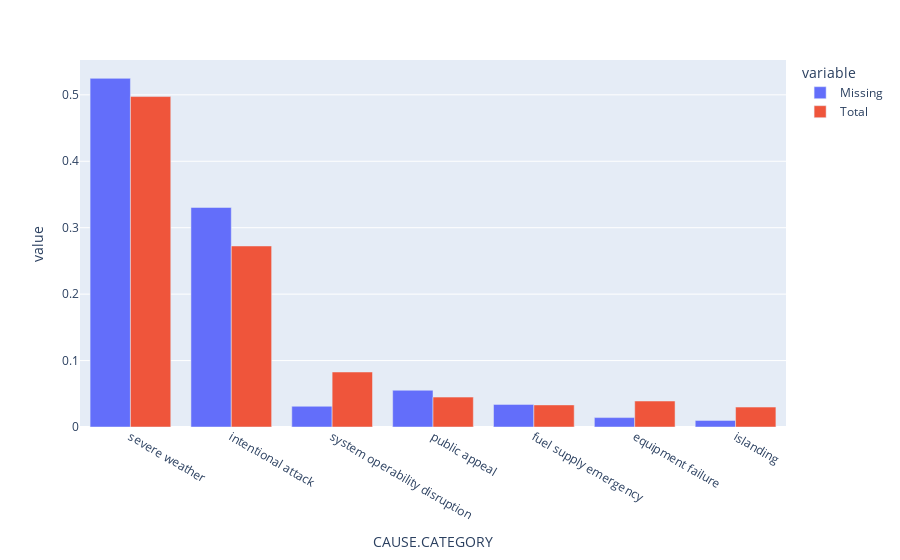

The notebook cell this image was saved under:
### Markdown cell above
I'll set up our first Hypothesis Test as such:

- $H_0$: The missingness of Demand Loss is independent of Cause Category
- $H_a$: The missingness of Demand Loss is depenedent on Cause Category

### Code cell
assess_missingness_on_cause("DEMAND.LOSS.MW")

### Figure 1 — Plotly figure (JSON) as saved in the notebook; plotly's stock layout.template omitted (floating-point values rounded to 4 significant figures)
{"data": [{"alignmentgroup": "True", "hovertemplate": "variable=Missing<br>CAUSE.CATEGORY=%{x}<br>value=%{y}<extra></extra>", "legendgroup": "Missing", "marker": {"color": "#636efa", "pattern": {"shape": ""}}, "name": "Missing", "offsetgroup": "Missing", "orientation": "v", "showlegend": true, "textposition": "auto", "type": "bar", "x": ["equipment failure", "fuel supply emergency", "intentional attack", "islanding", "public appeal", "severe weather", "system operability disruption"], "xaxis": "x", "y": [0.01418, 0.03404, 0.3305, 0.009929, 0.05532, 0.5248, 0.03121], "yaxis": "y"}, {"alignmentgroup": "True", "hovertemplate": "variable=Total<br>CAUSE.CATEGORY=%{x}<br>value=%{y}<extra></extra>", "legendgroup": "Total", "marker": {"color": "#EF553B", "pattern": {"shape": ""}}, "name": "Total", "offsetgroup": "Total", "orientation": "v", "showlegend": true, "textposition": "auto", "type": "bar", "x": ["equipment failure", "fuel supply emergency", "intentional attack", "islanding", "public appeal", "severe weather", "system operability disruption"], "xaxis": "x", "y": [0.03911, 0.03325, 0.2725, 0.02999, 0.04498, 0.4974, 0.08279], "yaxis": "y"}], "layout": {"barmode": "group", "legend": {"title": {"text": "variable"}, "tracegroupgap": 0}, "margin": {"t": 60}, "xaxis": {"anchor": "y", "categoryorder": "total descending", "domain": [0, 1], "title": {"text": "CAUSE.CATEGORY"}}, "yaxis": {"anchor": "x", "domain": [0, 1], "title": {"text": "value"}}}}
